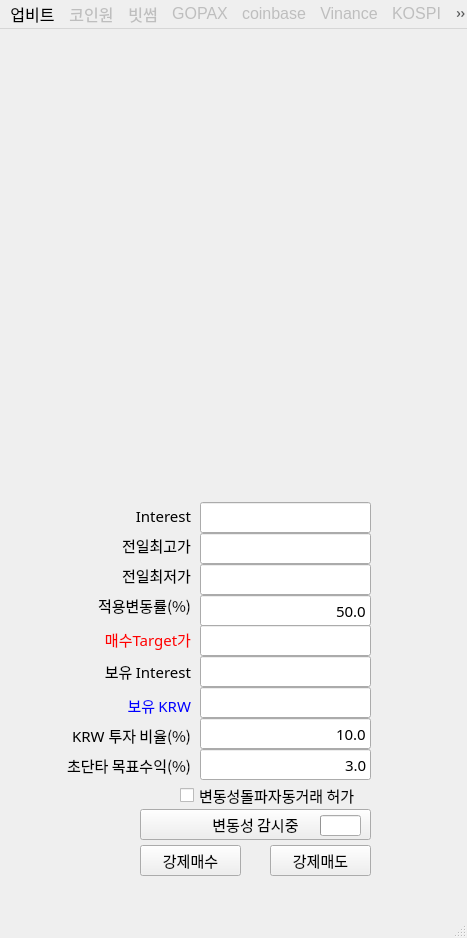
<?xml version="1.0" encoding="UTF-8"?>
<ui version="4.0">
 <class>MainWindow</class>
 <widget class="QMainWindow" name="MainWindow">
  <property name="geometry">
   <rect>
    <x>0</x>
    <y>0</y>
    <width>467</width>
    <height>938</height>
   </rect>
  </property>
  <property name="windowTitle">
   <string>24시간 잠들지 않는 bitMeta ver 2023.01.17</string>
  </property>
  <property name="windowIcon">
   <iconset>
    <normaloff>2.ico</normaloff>2.ico</iconset>
  </property>
  <property name="windowOpacity">
   <double>80.000000000000000</double>
  </property>
  <property name="animated">
   <bool>false</bool>
  </property>
  <widget class="QWidget" name="centralwidget">
   <widget class="QPushButton" name="btn_inq">
    <property name="geometry">
     <rect>
      <x>140</x>
      <y>780</y>
      <width>231</width>
      <height>31</height>
     </rect>
    </property>
    <property name="font">
     <font>
      <family>맑은 고딕</family>
      <pointsize>11</pointsize>
     </font>
    </property>
    <property name="text">
     <string>변동성 감시중</string>
    </property>
   </widget>
   <widget class="QProgressBar" name="pBar">
    <property name="geometry">
     <rect>
      <x>320</x>
      <y>786</y>
      <width>41</width>
      <height>21</height>
     </rect>
    </property>
    <property name="font">
     <font>
      <pointsize>11</pointsize>
     </font>
    </property>
    <property name="value">
     <number>0</number>
    </property>
    <property name="textVisible">
     <bool>false</bool>
    </property>
    <property name="textDirection">
     <enum>QProgressBar::TopToBottom</enum>
    </property>
   </widget>
   <widget class="QLabel" name="lbl_matic_led">
    <property name="geometry">
     <rect>
      <x>60</x>
      <y>476</y>
      <width>31</width>
      <height>21</height>
     </rect>
    </property>
    <property name="font">
     <font>
      <pointsize>11</pointsize>
     </font>
    </property>
    <property name="text">
     <string/>
    </property>
   </widget>
   <widget class="QCheckBox" name="cBox_trade">
    <property name="geometry">
     <rect>
      <x>180</x>
      <y>756</y>
      <width>191</width>
      <height>21</height>
     </rect>
    </property>
    <property name="font">
     <font>
      <family>맑은 고딕</family>
      <pointsize>11</pointsize>
     </font>
    </property>
    <property name="text">
     <string>변동성돌파자동거래 허가</string>
    </property>
    <property name="iconSize">
     <size>
      <width>32</width>
      <height>32</height>
     </size>
    </property>
   </widget>
   <widget class="QLineEdit" name="lineEdit_yTop">
    <property name="geometry">
     <rect>
      <x>200</x>
      <y>504</y>
      <width>171</width>
      <height>31</height>
     </rect>
    </property>
    <property name="font">
     <font>
      <family>맑은 고딕</family>
      <pointsize>11</pointsize>
     </font>
    </property>
    <property name="alignment">
     <set>Qt::AlignRight|Qt::AlignTrailing|Qt::AlignVCenter</set>
    </property>
   </widget>
   <widget class="QLineEdit" name="lineEdit_yBottom">
    <property name="geometry">
     <rect>
      <x>200</x>
      <y>535</y>
      <width>171</width>
      <height>31</height>
     </rect>
    </property>
    <property name="font">
     <font>
      <family>맑은 고딕</family>
      <pointsize>11</pointsize>
     </font>
    </property>
    <property name="alignment">
     <set>Qt::AlignRight|Qt::AlignTrailing|Qt::AlignVCenter</set>
    </property>
   </widget>
   <widget class="QLineEdit" name="lineEdit_targetPrice">
    <property name="geometry">
     <rect>
      <x>200</x>
      <y>596</y>
      <width>171</width>
      <height>31</height>
     </rect>
    </property>
    <property name="font">
     <font>
      <family>맑은 고딕</family>
      <pointsize>11</pointsize>
     </font>
    </property>
    <property name="alignment">
     <set>Qt::AlignRight|Qt::AlignTrailing|Qt::AlignVCenter</set>
    </property>
   </widget>
   <widget class="QLabel" name="label_10">
    <property name="geometry">
     <rect>
      <x>50</x>
      <y>726</y>
      <width>141</width>
      <height>21</height>
     </rect>
    </property>
    <property name="font">
     <font>
      <family>맑은 고딕</family>
      <pointsize>11</pointsize>
     </font>
    </property>
    <property name="text">
     <string>초단타 목표수익(%)</string>
    </property>
    <property name="alignment">
     <set>Qt::AlignRight|Qt::AlignTrailing|Qt::AlignVCenter</set>
    </property>
   </widget>
   <widget class="QLineEdit" name="lineEdit_boyuMATIC">
    <property name="geometry">
     <rect>
      <x>200</x>
      <y>627</y>
      <width>171</width>
      <height>31</height>
     </rect>
    </property>
    <property name="font">
     <font>
      <family>맑은 고딕</family>
      <pointsize>11</pointsize>
     </font>
    </property>
    <property name="alignment">
     <set>Qt::AlignRight|Qt::AlignTrailing|Qt::AlignVCenter</set>
    </property>
   </widget>
   <widget class="QLineEdit" name="lineEdit_boyuKRW">
    <property name="geometry">
     <rect>
      <x>200</x>
      <y>658</y>
      <width>171</width>
      <height>31</height>
     </rect>
    </property>
    <property name="font">
     <font>
      <family>맑은 고딕</family>
      <pointsize>11</pointsize>
     </font>
    </property>
    <property name="alignment">
     <set>Qt::AlignRight|Qt::AlignTrailing|Qt::AlignVCenter</set>
    </property>
   </widget>
   <widget class="QLineEdit" name="lineEdit_tujaYul">
    <property name="geometry">
     <rect>
      <x>200</x>
      <y>689</y>
      <width>171</width>
      <height>31</height>
     </rect>
    </property>
    <property name="font">
     <font>
      <family>맑은 고딕</family>
      <pointsize>11</pointsize>
     </font>
    </property>
    <property name="text">
     <string>10.0</string>
    </property>
    <property name="alignment">
     <set>Qt::AlignRight|Qt::AlignTrailing|Qt::AlignVCenter</set>
    </property>
   </widget>
   <widget class="QPushButton" name="btn_mesu">
    <property name="geometry">
     <rect>
      <x>140</x>
      <y>816</y>
      <width>101</width>
      <height>31</height>
     </rect>
    </property>
    <property name="font">
     <font>
      <family>맑은 고딕</family>
      <pointsize>11</pointsize>
     </font>
    </property>
    <property name="text">
     <string>강제매수</string>
    </property>
   </widget>
   <widget class="QLineEdit" name="lineEdit_byunYul">
    <property name="geometry">
     <rect>
      <x>200</x>
      <y>566</y>
      <width>171</width>
      <height>31</height>
     </rect>
    </property>
    <property name="font">
     <font>
      <family>맑은 고딕</family>
      <pointsize>11</pointsize>
     </font>
    </property>
    <property name="text">
     <string>50.0</string>
    </property>
    <property name="alignment">
     <set>Qt::AlignRight|Qt::AlignTrailing|Qt::AlignVCenter</set>
    </property>
   </widget>
   <widget class="QPushButton" name="btn_medo">
    <property name="geometry">
     <rect>
      <x>270</x>
      <y>816</y>
      <width>101</width>
      <height>31</height>
     </rect>
    </property>
    <property name="font">
     <font>
      <family>맑은 고딕</family>
      <pointsize>11</pointsize>
     </font>
    </property>
    <property name="text">
     <string>강제매도</string>
    </property>
   </widget>
   <widget class="QLineEdit" name="lineEdit_upbitPrice">
    <property name="geometry">
     <rect>
      <x>200</x>
      <y>473</y>
      <width>171</width>
      <height>31</height>
     </rect>
    </property>
    <property name="font">
     <font>
      <family>맑은 고딕</family>
      <pointsize>11</pointsize>
     </font>
    </property>
    <property name="alignment">
     <set>Qt::AlignRight|Qt::AlignTrailing|Qt::AlignVCenter</set>
    </property>
   </widget>
   <widget class="QLabel" name="lbl_upbitInterest">
    <property name="geometry">
     <rect>
      <x>50</x>
      <y>476</y>
      <width>141</width>
      <height>21</height>
     </rect>
    </property>
    <property name="font">
     <font>
      <family>맑은 고딕</family>
      <pointsize>11</pointsize>
     </font>
    </property>
    <property name="text">
     <string>Interest</string>
    </property>
    <property name="alignment">
     <set>Qt::AlignRight|Qt::AlignTrailing|Qt::AlignVCenter</set>
    </property>
   </widget>
   <widget class="QLabel" name="label_16">
    <property name="geometry">
     <rect>
      <x>110</x>
      <y>506</y>
      <width>81</width>
      <height>21</height>
     </rect>
    </property>
    <property name="font">
     <font>
      <family>맑은 고딕</family>
      <pointsize>11</pointsize>
     </font>
    </property>
    <property name="text">
     <string>전일최고가</string>
    </property>
    <property name="alignment">
     <set>Qt::AlignRight|Qt::AlignTrailing|Qt::AlignVCenter</set>
    </property>
   </widget>
   <widget class="QLabel" name="label_17">
    <property name="geometry">
     <rect>
      <x>110</x>
      <y>536</y>
      <width>81</width>
      <height>20</height>
     </rect>
    </property>
    <property name="font">
     <font>
      <family>맑은 고딕</family>
      <pointsize>11</pointsize>
     </font>
    </property>
    <property name="text">
     <string>전일최저가</string>
    </property>
    <property name="alignment">
     <set>Qt::AlignRight|Qt::AlignTrailing|Qt::AlignVCenter</set>
    </property>
   </widget>
   <widget class="QLabel" name="label_18">
    <property name="geometry">
     <rect>
      <x>90</x>
      <y>600</y>
      <width>101</width>
      <height>21</height>
     </rect>
    </property>
    <property name="font">
     <font>
      <family>맑은 고딕</family>
      <pointsize>11</pointsize>
      <underline>false</underline>
     </font>
    </property>
    <property name="styleSheet">
     <string notr="true">color:red;</string>
    </property>
    <property name="text">
     <string>매수Target가</string>
    </property>
    <property name="alignment">
     <set>Qt::AlignRight|Qt::AlignTrailing|Qt::AlignVCenter</set>
    </property>
   </widget>
   <widget class="QLabel" name="label_19">
    <property name="geometry">
     <rect>
      <x>90</x>
      <y>666</y>
      <width>101</width>
      <height>21</height>
     </rect>
    </property>
    <property name="font">
     <font>
      <family>맑은 고딕</family>
      <pointsize>11</pointsize>
     </font>
    </property>
    <property name="styleSheet">
     <string notr="true">color:blue;</string>
    </property>
    <property name="text">
     <string>보유 KRW</string>
    </property>
    <property name="alignment">
     <set>Qt::AlignRight|Qt::AlignTrailing|Qt::AlignVCenter</set>
    </property>
   </widget>
   <widget class="QLabel" name="lbl_boyuInterest">
    <property name="geometry">
     <rect>
      <x>60</x>
      <y>627</y>
      <width>131</width>
      <height>31</height>
     </rect>
    </property>
    <property name="font">
     <font>
      <family>맑은 고딕</family>
      <pointsize>11</pointsize>
     </font>
    </property>
    <property name="text">
     <string>보유 Interest</string>
    </property>
    <property name="alignment">
     <set>Qt::AlignRight|Qt::AlignTrailing|Qt::AlignVCenter</set>
    </property>
   </widget>
   <widget class="QLabel" name="label_22">
    <property name="geometry">
     <rect>
      <x>90</x>
      <y>566</y>
      <width>101</width>
      <height>21</height>
     </rect>
    </property>
    <property name="font">
     <font>
      <family>맑은 고딕</family>
      <pointsize>11</pointsize>
      <underline>false</underline>
     </font>
    </property>
    <property name="text">
     <string>적용변동률(%)</string>
    </property>
    <property name="alignment">
     <set>Qt::AlignRight|Qt::AlignTrailing|Qt::AlignVCenter</set>
    </property>
   </widget>
   <widget class="QLabel" name="label_11">
    <property name="geometry">
     <rect>
      <x>60</x>
      <y>696</y>
      <width>131</width>
      <height>20</height>
     </rect>
    </property>
    <property name="font">
     <font>
      <family>맑은 고딕</family>
      <pointsize>11</pointsize>
     </font>
    </property>
    <property name="text">
     <string>KRW 투자 비율(%)</string>
    </property>
    <property name="alignment">
     <set>Qt::AlignRight|Qt::AlignTrailing|Qt::AlignVCenter</set>
    </property>
   </widget>
   <widget class="QLineEdit" name="lineEdit_gaingYul">
    <property name="geometry">
     <rect>
      <x>200</x>
      <y>720</y>
      <width>171</width>
      <height>31</height>
     </rect>
    </property>
    <property name="font">
     <font>
      <family>맑은 고딕</family>
      <pointsize>11</pointsize>
     </font>
    </property>
    <property name="text">
     <string>3.0</string>
    </property>
    <property name="alignment">
     <set>Qt::AlignRight|Qt::AlignTrailing|Qt::AlignVCenter</set>
    </property>
   </widget>
   <widget class="OrderbookWidget" name="widget_3" native="true">
    <property name="geometry">
     <rect>
      <x>10</x>
      <y>90</y>
      <width>451</width>
      <height>371</height>
     </rect>
    </property>
   </widget>
   <widget class="QLabel" name="label_20">
    <property name="geometry">
     <rect>
      <x>380</x>
      <y>10</y>
      <width>331</width>
      <height>21</height>
     </rect>
    </property>
    <property name="font">
     <font>
      <family>맑은 고딕</family>
      <pointsize>11</pointsize>
      <underline>false</underline>
     </font>
    </property>
    <property name="styleSheet">
     <string notr="true">color:red;</string>
    </property>
    <property name="text">
     <string>호가 모니터링</string>
    </property>
    <property name="alignment">
     <set>Qt::AlignRight|Qt::AlignTrailing|Qt::AlignVCenter</set>
    </property>
   </widget>
   <widget class="ChartWidget" name="widget_2" native="true">
    <property name="geometry">
     <rect>
      <x>10</x>
      <y>0</y>
      <width>451</width>
      <height>91</height>
     </rect>
    </property>
   </widget>
  </widget>
  <widget class="QMenuBar" name="menubar">
   <property name="geometry">
    <rect>
     <x>0</x>
     <y>0</y>
     <width>467</width>
     <height>27</height>
    </rect>
   </property>
   <property name="font">
    <font>
     <pointsize>12</pointsize>
    </font>
   </property>
   <widget class="QMenu" name="menu_2">
    <property name="title">
     <string>업비트</string>
    </property>
    <addaction name="actionLogin"/>
    <addaction name="actionStop"/>
    <addaction name="separator"/>
    <addaction name="actionBTasking"/>
    <addaction name="separator"/>
    <addaction name="actionRegister"/>
   </widget>
   <widget class="QMenu" name="menu_3">
    <property name="enabled">
     <bool>false</bool>
    </property>
    <property name="title">
     <string>코인원</string>
    </property>
    <addaction name="actionInquiry"/>
   </widget>
   <widget class="QMenu" name="menu_4">
    <property name="enabled">
     <bool>false</bool>
    </property>
    <property name="title">
     <string>빗썸</string>
    </property>
   </widget>
   <widget class="QMenu" name="menuGOPAX">
    <property name="enabled">
     <bool>false</bool>
    </property>
    <property name="title">
     <string>GOPAX</string>
    </property>
   </widget>
   <widget class="QMenu" name="menuVinance">
    <property name="enabled">
     <bool>false</bool>
    </property>
    <property name="title">
     <string>Vinance</string>
    </property>
   </widget>
   <widget class="QMenu" name="menucoinbase">
    <property name="enabled">
     <bool>false</bool>
    </property>
    <property name="title">
     <string>coinbase</string>
    </property>
   </widget>
   <widget class="QMenu" name="menuKOSPI">
    <property name="enabled">
     <bool>false</bool>
    </property>
    <property name="title">
     <string>KOSPI</string>
    </property>
   </widget>
   <widget class="QMenu" name="menuNasDaq">
    <property name="enabled">
     <bool>false</bool>
    </property>
    <property name="title">
     <string>NasDaq</string>
    </property>
   </widget>
   <widget class="QMenu" name="menu">
    <property name="font">
     <font>
      <family>맑은 고딕</family>
      <pointsize>11</pointsize>
     </font>
    </property>
    <property name="title">
     <string>알고리즘선택</string>
    </property>
    <addaction name="actionqusehdtjdehfvk"/>
    <addaction name="actioncheksxkaoao"/>
   </widget>
   <widget class="QMenu" name="menuAbout">
    <property name="title">
     <string>About</string>
    </property>
    <addaction name="actionaBot"/>
   </widget>
   <addaction name="menu_2"/>
   <addaction name="menu_3"/>
   <addaction name="menu_4"/>
   <addaction name="menuGOPAX"/>
   <addaction name="menucoinbase"/>
   <addaction name="menuVinance"/>
   <addaction name="menuKOSPI"/>
   <addaction name="menuNasDaq"/>
   <addaction name="menu"/>
   <addaction name="menuAbout"/>
  </widget>
  <widget class="QStatusBar" name="statusbar"/>
  <action name="actionLogin">
   <property name="enabled">
    <bool>true</bool>
   </property>
   <property name="icon">
    <iconset>
     <normaloff>gLed.png</normaloff>gLed.png</iconset>
   </property>
   <property name="text">
    <string>로그인</string>
   </property>
   <property name="font">
    <font>
     <family>맑은 고딕</family>
     <pointsize>12</pointsize>
    </font>
   </property>
  </action>
  <action name="actionStop">
   <property name="enabled">
    <bool>true</bool>
   </property>
   <property name="icon">
    <iconset>
     <normaloff>rLed.png</normaloff>rLed.png</iconset>
   </property>
   <property name="text">
    <string>로그아웃</string>
   </property>
   <property name="font">
    <font>
     <family>맑은 고딕</family>
     <pointsize>12</pointsize>
    </font>
   </property>
  </action>
  <action name="actionInquiry">
   <property name="enabled">
    <bool>false</bool>
   </property>
   <property name="text">
    <string>Inquiry</string>
   </property>
  </action>
  <action name="actionRegister">
   <property name="icon">
    <iconset>
     <normaloff>3.ico</normaloff>3.ico</iconset>
   </property>
   <property name="text">
    <string>회원등록</string>
   </property>
   <property name="font">
    <font>
     <family>맑은 고딕</family>
     <pointsize>12</pointsize>
    </font>
   </property>
  </action>
  <action name="actionqusehdtjdehfvk">
   <property name="checkable">
    <bool>true</bool>
   </property>
   <property name="text">
    <string>변동성돌파 </string>
   </property>
  </action>
  <action name="actionBTasking">
   <property name="icon">
    <iconset>
     <normaloff>1.ico</normaloff>1.ico</iconset>
   </property>
   <property name="text">
    <string>코인_선택_백테스킹</string>
   </property>
   <property name="font">
    <font>
     <family>맑은 고딕</family>
     <pointsize>12</pointsize>
    </font>
   </property>
  </action>
  <action name="actioncheksxkaoao">
   <property name="checkable">
    <bool>true</bool>
   </property>
   <property name="checked">
    <bool>true</bool>
   </property>
   <property name="text">
    <string>분봉초단타매매</string>
   </property>
  </action>
  <action name="actionaBot">
   <property name="icon">
    <iconset>
     <normaloff>bitmetaSmall3.bmp</normaloff>bitmetaSmall3.bmp</iconset>
   </property>
   <property name="text">
    <string>aBot</string>
   </property>
  </action>
 </widget>
 <customwidgets>
  <customwidget>
   <class>OrderbookWidget</class>
   <extends>QWidget</extends>
   <header>orderbook</header>
   <container>1</container>
  </customwidget>
  <customwidget>
   <class>ChartWidget</class>
   <extends>QWidget</extends>
   <header>chart</header>
   <container>1</container>
  </customwidget>
 </customwidgets>
 <resources/>
 <connections/>
</ui>
